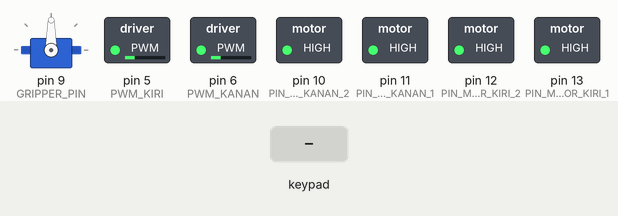
Simulated run of this sketch. Board: Arduino Uno, built with avr-gcc and run on an emulated ATmega328P. Parts: servo, switched loads named in the sketch (green lamp = pin HIGH). The test bench sets the inputs (shaded band).

Above: at 1.7 s.
1.8 s: key 'U' pressed
At 2.01 s:
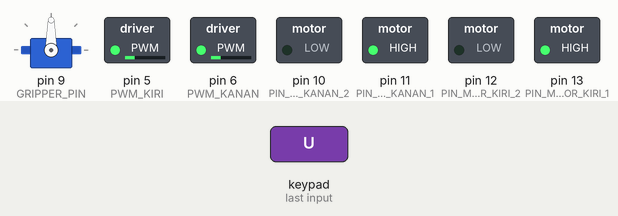
3.7 s: key 'D' pressed
At 3.92 s:
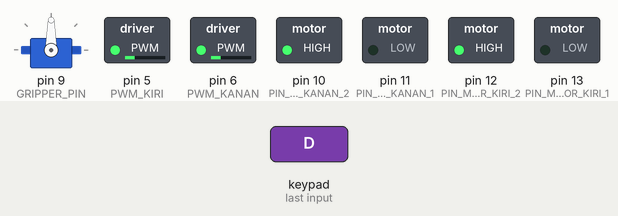
5.6 s: key 'L' pressed
At 5.83 s:
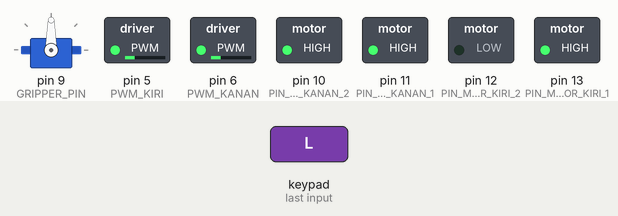
7.5 s: key 'R' pressed
At 7.7 s:
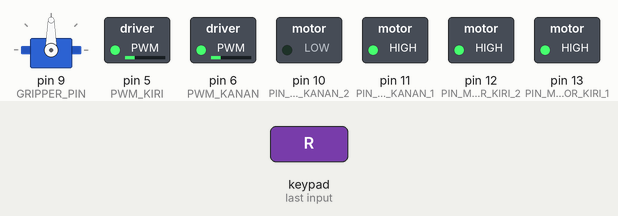
9.4 s: key 'O' pressed
At 10.1 s:
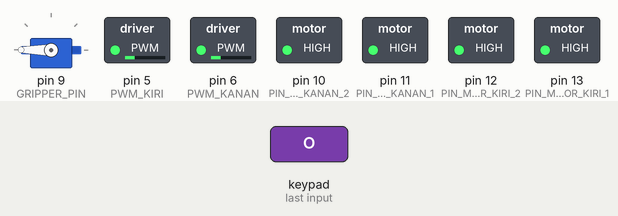
10.9 s: key 'T' pressed
At 11.6 s:
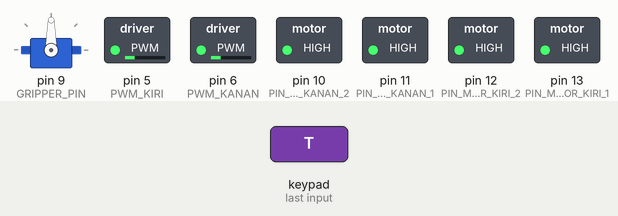
Timing chart, 0 to 13.4 s (numbered marks = the images above; inputs shaded):
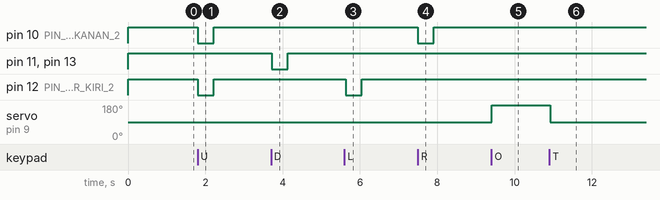

Measured:
- after the input at 1.8 s, pin 10 (PIN_MOTOR_KANAN_2), pin 12 (PIN_MOTOR_KIRI_2): HIGH → LOW at once, → HIGH 0.40 s later
- after the input at 3.7 s, pin 11 (PIN_MOTOR_KANAN_1), pin 13 (PIN_MOTOR_KIRI_1): HIGH → LOW at once, → HIGH 0.40 s later
- after the input at 5.6 s, pin 12 (PIN_MOTOR_KIRI_2): HIGH → LOW at once, → HIGH 0.40 s later
- after the input at 7.5 s, pin 10 (PIN_MOTOR_KANAN_2): HIGH → LOW at once, → HIGH 0.40 s later
- after the input at 9.4 s, servo on pin 9 (GRIPPER_PIN): 90° → 180° at once
- after the input at 10.9 s, servo on pin 9 (GRIPPER_PIN): 180° → 90° at once

The sketch:

Manual_CRC_2019_Stick.ino
```cpp
/*
   CRC 2019
   -----------------------------------
   Type         : Manual Robot
   Author       : Arson Marianus
   Last Update  : Sep/02/2019, 07:42
   -----------------------------------
*/

#define PIN_MOTOR_KIRI_1 13
#define PIN_MOTOR_KIRI_2 12
#define PWM_KIRI 5
#define PIN_MOTOR_KANAN_1 11
#define PIN_MOTOR_KANAN_2 10
#define PWM_KANAN 6
#define GRIPPER_PIN 9
#define MAX_SPEED 100
#define NORMAL_SPEED 60
#define NO_SPEED 0
#define CLK A3
#define SEL A2
#define CMD A1
#define DATA A0
#define SERVO_OPEN 90
#define SERVO_CLOSE 180

#include <PS2X_lib.h>
#include <Servo.h>

PS2X psx;
Servo gripper;

void gerak(bool mkir1, bool mkir2, bool mkan1, bool mkan2, int speed_kiri, int speed_kanan) {
  digitalWrite(PIN_MOTOR_KIRI_1, mkir1);
  digitalWrite(PIN_MOTOR_KIRI_2, mkir2);
  digitalWrite(PIN_MOTOR_KANAN_1, mkan1);
  digitalWrite(PIN_MOTOR_KANAN_2, mkan2);
  analogWrite(PWM_KIRI, speed_kiri);
  analogWrite(PWM_KANAN, speed_kanan);
}
void diam() {
  gerak(1,1,1,1, NORMAL_SPEED, NORMAL_SPEED);
}
void servo(bool kondisi) {
  (kondisi == 1) ? gripper.write(SERVO_CLOSE) : gripper.write(SERVO_OPEN);
}
void setup() {
  pinMode(PIN_MOTOR_KIRI_1, OUTPUT);
  pinMode(PIN_MOTOR_KIRI_2, OUTPUT);
  pinMode(PIN_MOTOR_KANAN_1, OUTPUT);
  pinMode(PIN_MOTOR_KANAN_2, OUTPUT);
  pinMode(PWM_KIRI, OUTPUT);
  pinMode(PWM_KANAN, OUTPUT);

  gripper.attach(GRIPPER_PIN);
  diam();
  servo(0);


  while(true) {
    int error = psx.config_gamepad(CLK, CMD, SEL, DATA, false, false);
    if(error == 0) {
      delay(500);
      break;
    }
    delay(500);
  }
}
void loop() {
  psx.read_gamepad(false, false);
  if(psx.Button(PSB_PAD_UP) && !psx.Button(PSB_R1)) gerak(1,0,1,0, NORMAL_SPEED, NORMAL_SPEED);
  else if(psx.Button(PSB_PAD_UP) && psx.Button(PSB_R1)) gerak(1,0,1,0, MAX_SPEED, MAX_SPEED);
  else if(psx.Button(PSB_PAD_DOWN) && !psx.Button(PSB_R1)) gerak(0,1,0,1, NORMAL_SPEED, NORMAL_SPEED);
  else if(psx.Button(PSB_PAD_DOWN) && psx.Button(PSB_R1)) gerak(0,1,0,1, MAX_SPEED, MAX_SPEED);
  else if(psx.Button(PSB_PAD_LEFT) && !psx.Button(PSB_R1)) gerak(1,0,1,1, NORMAL_SPEED, NORMAL_SPEED);
  else if(psx.Button(PSB_PAD_LEFT) && psx.Button(PSB_R1)) gerak(1,0,0,1, MAX_SPEED, MAX_SPEED);
  else if(psx.Button(PSB_PAD_RIGHT) && !psx.Button(PSB_R1)) gerak(1,1,1,0, NORMAL_SPEED, NORMAL_SPEED);
  else if(psx.Button(PSB_PAD_RIGHT) && psx.Button(PSB_R1)) gerak(0,1,1,0, MAX_SPEED, MAX_SPEED);
  else if(psx.Button(PSB_CIRCLE)) servo(1);
  else if(psx.Button(PSB_TRIANGLE)) servo(0);
  else diam();
  delay(50);
}
```
